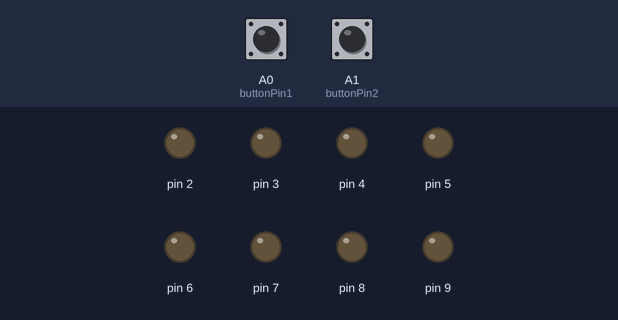
Bench run of a sketch on a simulated Arduino Uno, built with avr-gcc and run on an emulated ATmega328P. Parts: output pins drawn as LEDs (lit = HIGH). The inputs (shaded band) are chosen by the test bench; at power-on: A0 (buttonPin1) HIGH, A1 (buttonPin2) HIGH.

Above: at 1.2 s.
1.3 s: A0 (buttonPin1) pulled LOW for 0.15 s
At 1.8 s:
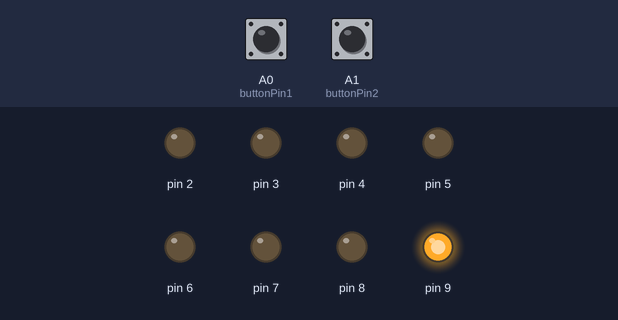
At 4.1 s:
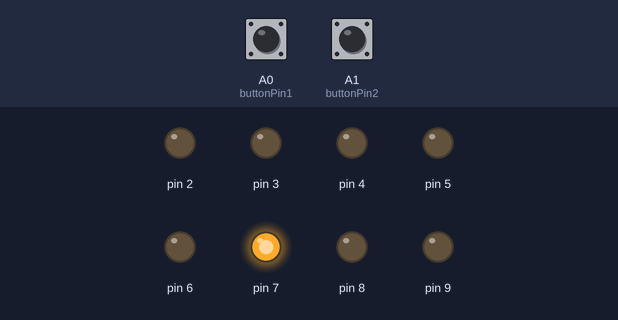
7.4 s: A0 (buttonPin1) pulled LOW for 3.2 s
At 11.0 s:
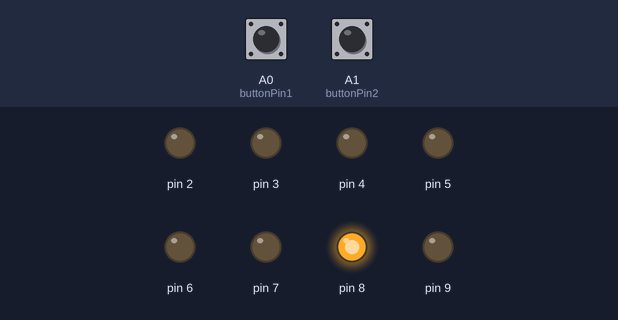
Timing chart, 0 to 18.1 s (numbered marks = the images above; inputs shaded):
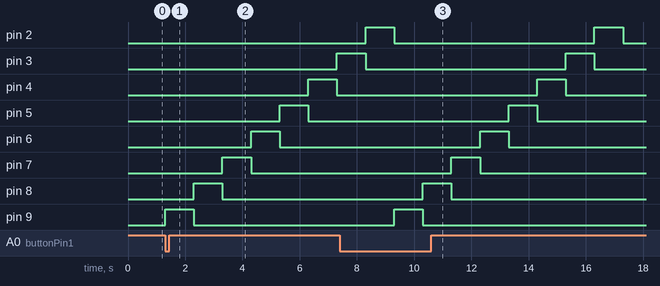

Measured:
- after the input at 1.3 s, pin 3: LOW → HIGH after 6.0 s; pin 4: LOW → HIGH after 5.0 s, → LOW 1.0 s later; pin 5: LOW → HIGH after 4.0 s, → LOW 1.0 s later; pin 6: LOW → HIGH after 3.0 s, → LOW 1.0 s later; pin 7: LOW → HIGH after 2.0 s, → LOW 1.0 s later
- after the input at 7.4 s, pin 4: LOW → HIGH after 6.9 s, → LOW 1.0 s later; pin 5: LOW → HIGH after 5.9 s, → LOW 1.0 s later; pin 6: LOW → HIGH after 4.9 s, → LOW 1.0 s later; pin 7: LOW → HIGH after 3.9 s, → LOW 1.0 s later; pin 8: LOW → HIGH after 2.9 s, → LOW 1.0 s later
- by itself, pin 2: alternates HIGH for 1.0 s and LOW for 7.0 s

The sketch:

sketch_feb20c.ino
```cpp
int buttonPin1 = A0;

int buttonPin2 = A1;

int buttonState1 ;

int buttonState2 ;


void setup()

{

  DDRD = 0b11111100;

  DDRB = 0b000011;

  pinMode(buttonPin1, INPUT_PULLUP);

  pinMode(buttonPin2, INPUT_PULLUP);

 }

void loop()

{

 buttonState1 = digitalRead(buttonPin1);

 buttonState2 = digitalRead(buttonPin2);

 int a,b;

 if (buttonState2 == 0)

 {

  PORTD = 0b00000100;

  for(a=0;a<6;a++)

  {

    delay(1000);

    PORTD = PORTD << 1;

  }

  PORTB = 0b000001;

  for(b=0;b<2;b++)

  {

    delay(1000);

    PORTB = PORTB << 1;

  }

 }

 if (buttonState1 == 0)

 {

  PORTB = 0b000010;

  for(b=0;b<2;b++)

  {

    delay(1000);

    PORTB = PORTB >> 1;

  }

  PORTD = 0b10000000;

  for(a=0;a<6;a++)

  {

    delay(1000);

    PORTD = PORTD >> 1;

  }

 }

}
```
